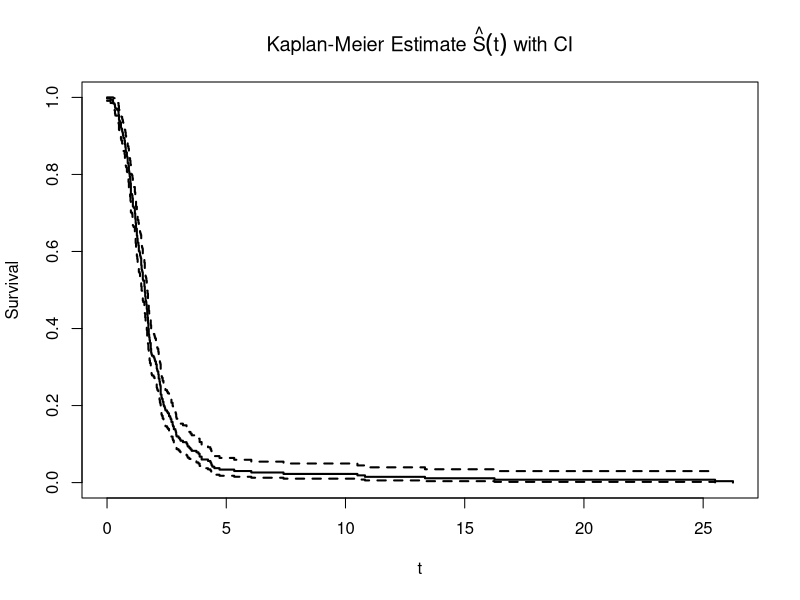
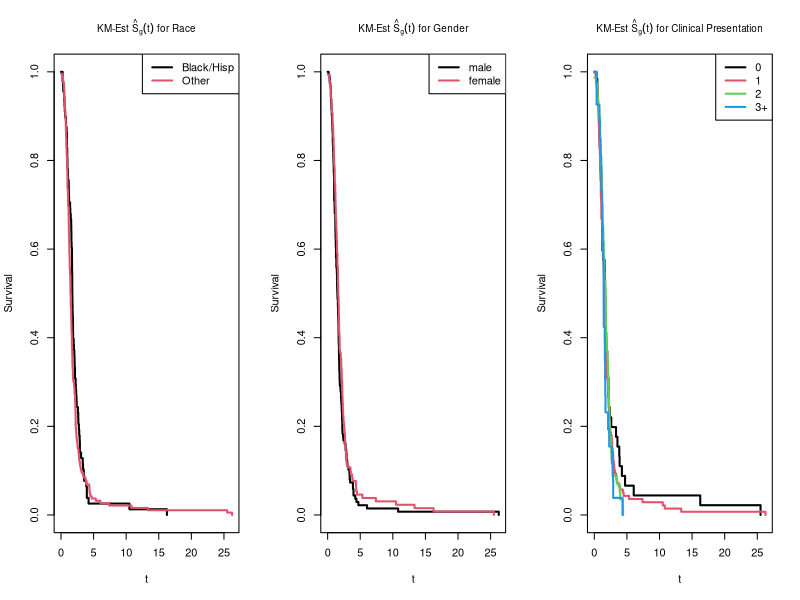
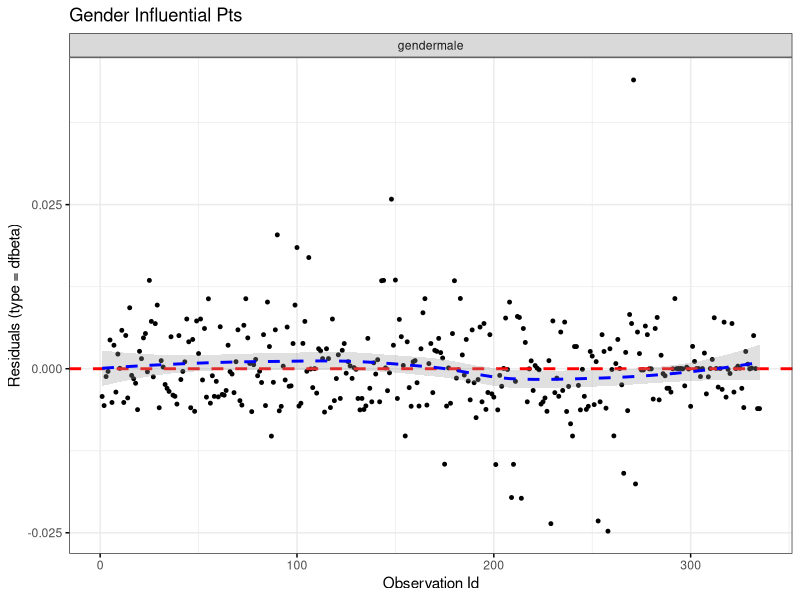
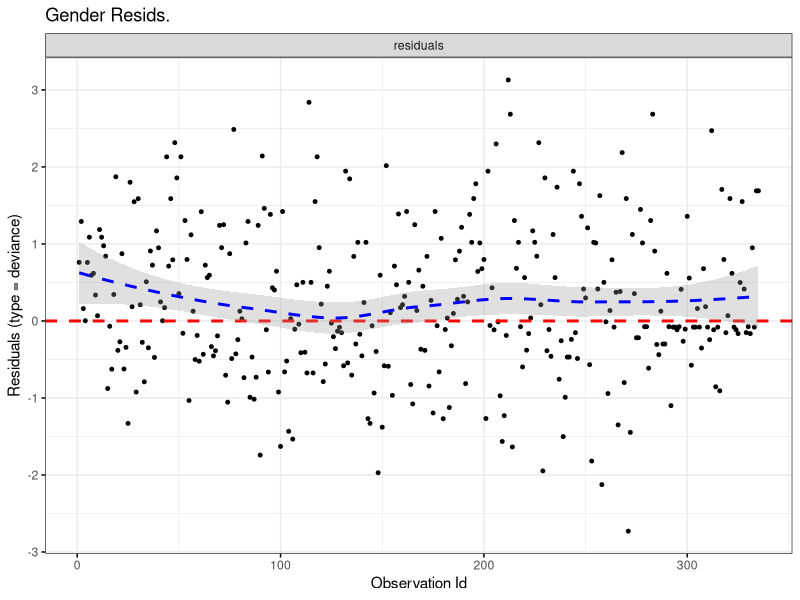
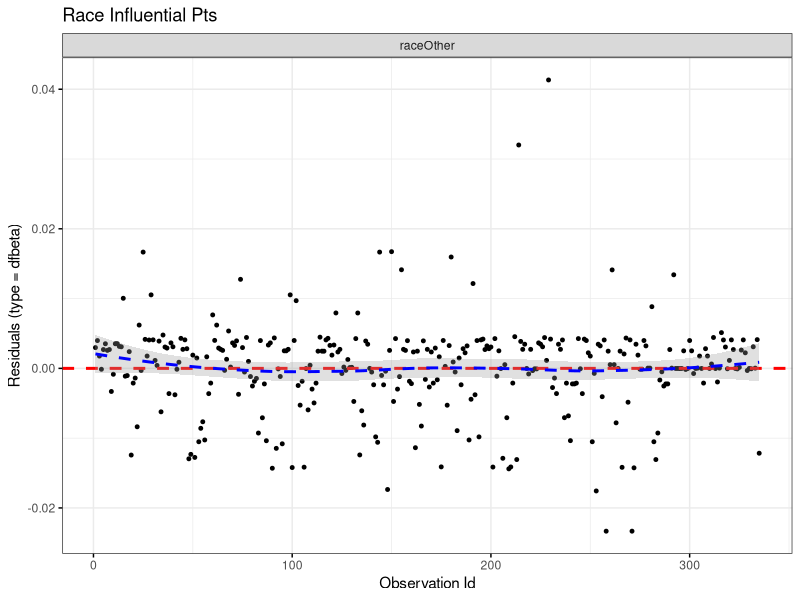
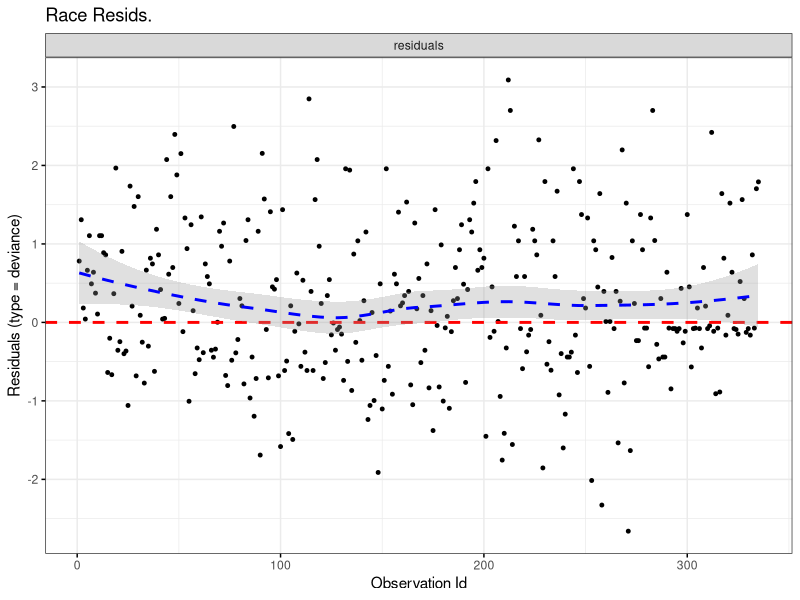
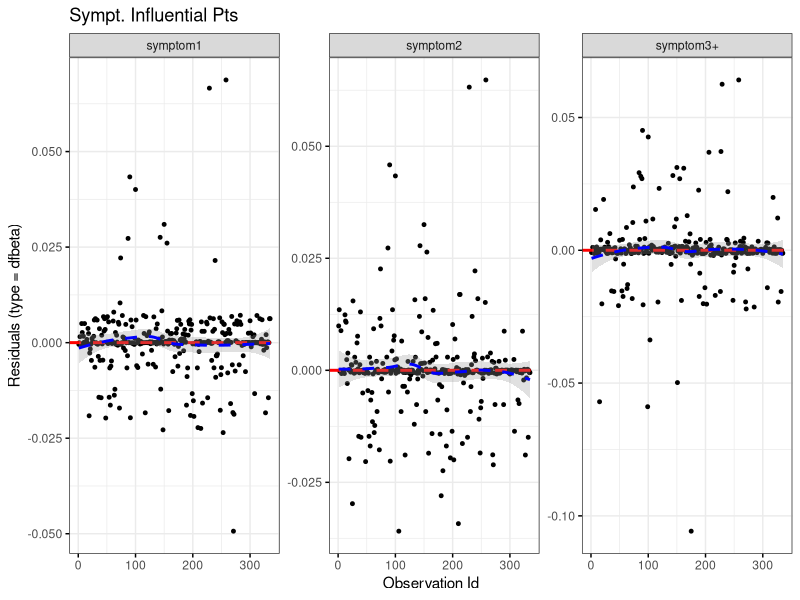
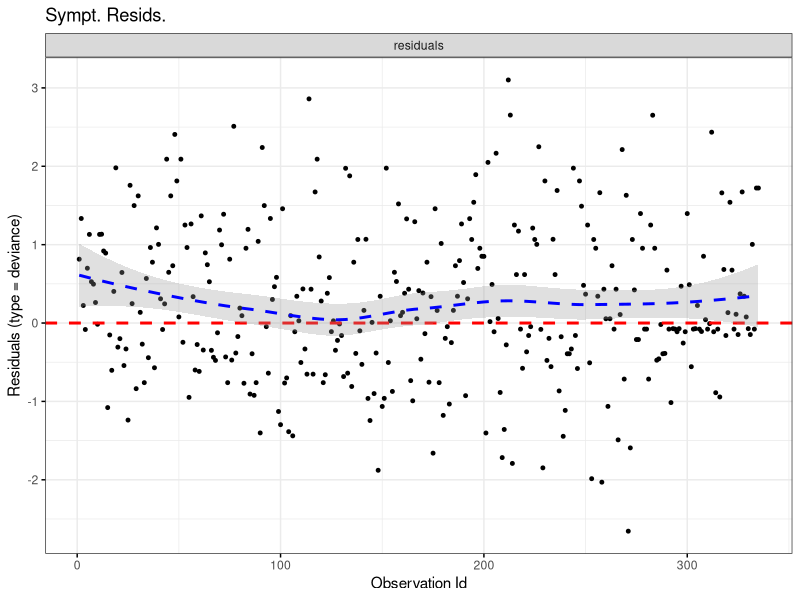

Generate these figures, in order, with R:
## ---- chunk 1
knitr::opts_chunk$set(echo = FALSE, warning = FALSE, message=FALSE)
library(ggplot2)
library(survival)
library(gridExtra)
library(dplyr)
library(survminer)
library(reshape2)
dat <- read.table("kellydat.txt", header=T)
library(glmnet)

## ---- chunk 2
dat <- read.table("kellydat.txt", header=T)
dat$race = "Other"
dat$race[dat$black==1|dat$hisp==1 ]="Black or Hispanic"
dat$gender = "male"
dat$gender[dat$male==0]="female"
dat$symptom = "0"
dat$symptom[dat$sn1==1]="1"
dat$symptom[dat$sn2==1]="2"
dat$symptom[dat$sn3==1|dat$all4==1]="3+"
dat$scan="not scanned"
dat$scan[dat$fail==1]="scanned"
dat = dat %>% group_by(race) %>% mutate(racescan = ifelse(fail == 1, mean(fail), 1-mean(fail)))
dat = dat %>% group_by(symptom) %>% mutate(symptomscan = ifelse(fail == 1, mean(fail), 1-mean(fail)))
dat = dat %>% group_by(gender) %>% mutate(genderscan = ifelse(fail == 1, mean(fail), 1-mean(fail))) %>% as.data.frame()
## ---- chunk 3
dat.KM <- survfit(Surv(nctdel, fail) ~ 1, data = dat) #estimated survival curve 

plot(dat.KM, main=expression(paste("Kaplan-Meier Estimate ", hat(S)(t), " with CI")),
     xlab="t", ylab="Survival", lwd=2)
## ---- chunk 4

par(mfrow=c(1,3))
dat.KM.race <- survfit(Surv(nctdel, fail) ~ race, type="kaplan-meier", conf.type="log", data=dat)

plot(dat.KM.race, main=expression(paste("KM-Est ", hat(S)[g](t), " for Race")),
     xlab="t", ylab="Survival", lwd=2, col=1:3, cex.main=0.9)
legend(x="topright", col=1:2, lwd=2, legend=c("Black/Hisp", "Other"))


dat.KM.gender <- survfit(Surv(nctdel, fail) ~ male, type="kaplan-meier", conf.type="log", data=dat)

plot(dat.KM.gender, main=expression(paste("KM-Est ", hat(S)[g](t), " for Gender")),
     xlab="t", ylab="Survival", lwd=2, col=1:2, cex.main=0.9)
legend(x="topright", col=1:2, lwd=2, legend=c("male", "female"))


dat.KM.symptom <- survfit(Surv(nctdel, fail) ~ symptom, type="kaplan-meier", conf.type="log", data=dat)

plot(dat.KM.symptom, main=expression(paste("KM-Est ", hat(S)[g](t), " for Clinical Presentation")),
     xlab="t", ylab="Survival", lwd=2, col=1:4, cex.main=0.9)
legend(x="topright", col=1:4, lwd=2, legend=c("0", "1", "2", "3+"))


## ---- chunk 5

lower_bound <- function(x, bounds){
  ret <- rep(NA, length(x))
  for(i in 1:length(x)){
    xi <- x[i]
    found <- (which(xi >= c(-Inf, bounds) & (xi <= c(bounds, Inf))))[1] - 1
    if(found==0){found<-1}
    ret[i] <- bounds[found]
  }
  return(ret)
}

de_logit <- function(logodds){
  o <- exp(logodds)
  p <- o/(1+o)
  return(p)
}
bounds <- seq(0, floor(max(dat$nctdel)))

dat$timecat <- lower_bound(dat$nctdel, bounds)
dat$personid <- 1:nrow(dat)
datcat <- merge(dat$personid, bounds) %>% 
          unique() %>% 
          rename(personid=x, timecat=y) %>% 
          arrange(personid, timecat) %>% 
            #take all unique combinations of people and time categories
          merge(dat, by=c("personid", "timecat"), all=TRUE) %>%
          mutate(fail = ifelse(is.na(fail), 0, fail)) %>%
            #add fail column
          group_by(personid) %>%
          mutate(maxtimecat = (timecat)[!is.na(nctdel)],
                 atrisk = (timecat <= maxtimecat)) %>%
          filter(atrisk) %>%
            #for each person, identify rows where persons are not at risk (after they fail/drop out), and remove those rows
          select(personid, timecat, fail) %>%
          as.data.frame()

#code to add predictors of race, gender, and number of symptoms
datcat <- merge(datcat, dat, by="personid", all=T) %>% 
          mutate(symptom0 = ifelse(symptom == 0, 1, 0),
                 symptom1 = ifelse(symptom == 1, 1, 0),
                 symptom2 = ifelse(symptom == 2, 1, 0),
                 raceother = ifelse(race == "Other", 1, 0), 
                 male = ifelse(gender == "male", 1, 0), 
                 personid = as.integer(personid), 
                 timecat = as.integer(timecat.x), 
                 fail = as.integer(fail.x)) %>% 
          select(personid, timecat = timecat, fail = fail, symptom0, symptom1, symptom2, raceother, male)

#code to add indicator effects of every timeunit
Xmat <- array(0, c(nrow(datcat), length(bounds)))
# previd <- NA
# changes <- c(diff(datcat$personid), 1) #a 1 marks the final index of each personid
# counts <- data.frame(x = datcat$personid) %>% group_by(x) %>% mutate(n=n()) %>% '[['("n")

for(r in 1:nrow(datcat)){
  Xmat[r,datcat$timecat[r]+1] <- 1
}

colnames(Xmat) <- paste0("X",1:ncol(Xmat))


datcat_X <- (cbind((datcat), Xmat))

# ids <- c(229)
# dat %>% filter(personid %in% ids) %>% select(personid, timecat, fail)
# datcat %>% filter(personid %in% ids)

nullmod <- glm(fail ~ 1, data=datcat_X, family="binomial")

#0 means no incercept
logmod <- glm(fail ~ 0 + . - personid, data=datcat_X, family="binomial")
indepcols <- which(!colnames(datcat_X) %in% c("fail", "personid"))

X <- as.matrix(datcat_X[,indepcols])
y <- datcat_X$fail

regularization_diagnostics <- function(mod=NA, ydat=y, Xdat=X){

  p_hat <- de_logit(predict(mod, newx = Xdat, s="lambda.min"))
  resids_p <- (ydat-p_hat)/(sqrt(p_hat*(1-p_hat)))
  s <- ydat; s[ydat==0] <- -1
  resids_d <- s*sqrt(-2*(ydat*log(p_hat) + (1-ydat)*log(1-p_hat)))
  resids_p_stat <- sum(resids_p^2)
  resids_d_stat <- -2*sum(ydat*log(p_hat) + (1-ydat)*log(1-p_hat))
  p <- sum(as.matrix(coef(mod)) != 0)
  dof <- nrow(Xdat)-p
  return(list(p_hat = p_hat, resids_p=resids_p, resids_p_stat=resids_p_stat, resids_d=resids_d, resids_d_stat=resids_d_stat, dof=dof))
}

lassomod <- cv.glmnet(y=y, x = X, family="binomial", type.measure="class", alpha = 1)
lassomod_stats <- regularization_diagnostics(lassomod)

ridgemod <- cv.glmnet(y=y, x = X, family="binomial", type.measure="class", alpha = 0)
ridgemod_stats <- regularization_diagnostics(ridgemod, y, X)


#evaluating deviance of models. small p-value = lack of fit
logmodtest <- pchisq(logmod$deviance, logmod$df.residual, lower=FALSE)

lassomodtest <- pchisq(lassomod_stats$resids_d_stat, lassomod_stats$dof, lower=FALSE)

ridgemodtest <- pchisq(ridgemod_stats$resids_d_stat, ridgemod_stats$dof, lower=FALSE)

## ---- chunk 6
fitCPH_gender<- coxph(Surv(nctdel, fail) ~ gender, data=dat)
fitCPH_race<- coxph(Surv(nctdel, fail) ~ race, data=dat)
fitCPH_symptom<- coxph(Surv(nctdel, fail) ~ symptom, data=dat)
## ---- chunk 7
par(mfrow=c(1,2))

ggcoxdiagnostics(fitCPH_gender, type = "dfbeta",
                 linear.predictions = FALSE, ggtheme = theme_bw(), main="Gender Influential Pts")#influential points
ggcoxdiagnostics(fitCPH_gender, type = "deviance",
                 linear.predictions = FALSE, ggtheme = theme_bw(), main= "Gender Resids.") #residuals

cox.zph(fitCPH_gender)
## ---- chunk 8
par(mfrow=c(1,2))

ggcoxdiagnostics(fitCPH_race, type = "dfbeta",
                 linear.predictions = FALSE, ggtheme = theme_bw(),  main="Race Influential Pts")#influential points
ggcoxdiagnostics(fitCPH_race, type = "deviance",
                 linear.predictions = FALSE, ggtheme = theme_bw(), main= "Race Resids.") #residuals
cox.zph(fitCPH_race)

## ---- chunk 9

par(mfrow=c(1,2))

ggcoxdiagnostics(fitCPH_symptom, type = "dfbeta",
                 linear.predictions = FALSE, ggtheme = theme_bw(),  main="Sympt. Influential Pts")#influential points

ggcoxdiagnostics(fitCPH_symptom, type = "deviance",
                 linear.predictions = FALSE, ggtheme = theme_bw(), main= "Sympt. Resids.") #residuals

cox.zph(fitCPH_symptom)
## ---- chunk 10
summary(fitCPH_gender)
## ---- chunk 11
summary(fitCPH_race)
## ---- chunk 12
summary(fitCPH_symptom)
